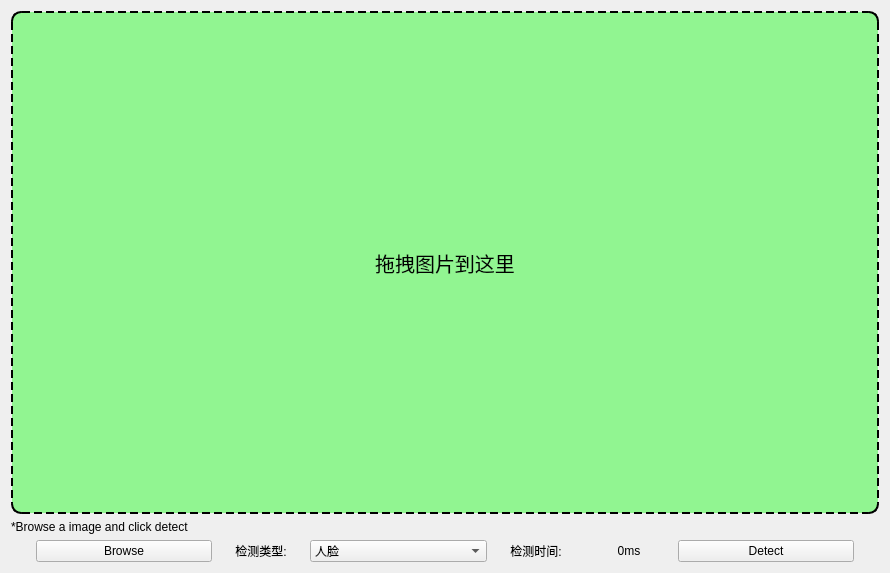
<?xml version="1.0" encoding="UTF-8"?>
<ui version="4.0">
 <class>ObjDetectClass</class>
 <widget class="QMainWindow" name="ObjDetectClass">
  <property name="geometry">
   <rect>
    <x>0</x>
    <y>0</y>
    <width>890</width>
    <height>573</height>
   </rect>
  </property>
  <property name="sizePolicy">
   <sizepolicy hsizetype="Expanding" vsizetype="Expanding">
    <horstretch>0</horstretch>
    <verstretch>0</verstretch>
   </sizepolicy>
  </property>
  <property name="minimumSize">
   <size>
    <width>750</width>
    <height>550</height>
   </size>
  </property>
  <property name="windowTitle">
   <string>目标检测Demo</string>
  </property>
  <widget class="QWidget" name="centralWidget">
   <property name="sizePolicy">
    <sizepolicy hsizetype="Expanding" vsizetype="Expanding">
     <horstretch>0</horstretch>
     <verstretch>0</verstretch>
    </sizepolicy>
   </property>
   <layout class="QVBoxLayout" name="verticalLayout">
    <item>
     <widget class="QLabel" name="image">
      <property name="sizePolicy">
       <sizepolicy hsizetype="Expanding" vsizetype="Expanding">
        <horstretch>0</horstretch>
        <verstretch>0</verstretch>
       </sizepolicy>
      </property>
      <property name="minimumSize">
       <size>
        <width>571</width>
        <height>0</height>
       </size>
      </property>
      <property name="styleSheet">
       <string notr="true">QLabel{
	font-size:20px;
	border:2px dashed black;
	border-radius:10px;
	background:rgba(0,255,0,100);
}</string>
      </property>
      <property name="text">
       <string>拖拽图片到这里</string>
      </property>
      <property name="alignment">
       <set>Qt::AlignCenter</set>
      </property>
     </widget>
    </item>
    <item>
     <widget class="QLabel" name="tip">
      <property name="sizePolicy">
       <sizepolicy hsizetype="Minimum" vsizetype="Minimum">
        <horstretch>0</horstretch>
        <verstretch>0</verstretch>
       </sizepolicy>
      </property>
      <property name="font">
       <font>
        <stylestrategy>PreferDefault</stylestrategy>
       </font>
      </property>
      <property name="text">
       <string>*Browse a image and click detect</string>
      </property>
     </widget>
    </item>
    <item>
     <layout class="QHBoxLayout" name="horizontalLayout" stretch="2,1,2,1,1,2">
      <property name="spacing">
       <number>5</number>
      </property>
      <property name="leftMargin">
       <number>25</number>
      </property>
      <property name="rightMargin">
       <number>25</number>
      </property>
      <item>
       <widget class="QPushButton" name="pushButton_1">
        <property name="sizePolicy">
         <sizepolicy hsizetype="Minimum" vsizetype="Minimum">
          <horstretch>0</horstretch>
          <verstretch>0</verstretch>
         </sizepolicy>
        </property>
        <property name="font">
         <font>
          <family>Arial</family>
          <pointsize>9</pointsize>
         </font>
        </property>
        <property name="text">
         <string>Browse</string>
        </property>
        <property name="iconSize">
         <size>
          <width>16</width>
          <height>16</height>
         </size>
        </property>
       </widget>
      </item>
      <item>
       <widget class="QLabel" name="checkStyle">
        <property name="sizePolicy">
         <sizepolicy hsizetype="Minimum" vsizetype="Minimum">
          <horstretch>0</horstretch>
          <verstretch>0</verstretch>
         </sizepolicy>
        </property>
        <property name="minimumSize">
         <size>
          <width>54</width>
          <height>0</height>
         </size>
        </property>
        <property name="layoutDirection">
         <enum>Qt::LeftToRight</enum>
        </property>
        <property name="text">
         <string>检测类型:</string>
        </property>
        <property name="alignment">
         <set>Qt::AlignCenter</set>
        </property>
       </widget>
      </item>
      <item>
       <widget class="QComboBox" name="comboBox">
        <property name="sizePolicy">
         <sizepolicy hsizetype="Minimum" vsizetype="Minimum">
          <horstretch>0</horstretch>
          <verstretch>0</verstretch>
         </sizepolicy>
        </property>
        <item>
         <property name="text">
          <string>人脸</string>
         </property>
        </item>
        <item>
         <property name="text">
          <string>行人</string>
         </property>
        </item>
       </widget>
      </item>
      <item>
       <widget class="QLabel" name="checkTime">
        <property name="sizePolicy">
         <sizepolicy hsizetype="Minimum" vsizetype="Minimum">
          <horstretch>0</horstretch>
          <verstretch>0</verstretch>
         </sizepolicy>
        </property>
        <property name="minimumSize">
         <size>
          <width>54</width>
          <height>0</height>
         </size>
        </property>
        <property name="layoutDirection">
         <enum>Qt::LeftToRight</enum>
        </property>
        <property name="text">
         <string>检测时间:</string>
        </property>
        <property name="alignment">
         <set>Qt::AlignCenter</set>
        </property>
       </widget>
      </item>
      <item>
       <widget class="QLabel" name="times">
        <property name="sizePolicy">
         <sizepolicy hsizetype="Minimum" vsizetype="Minimum">
          <horstretch>0</horstretch>
          <verstretch>0</verstretch>
         </sizepolicy>
        </property>
        <property name="text">
         <string>0ms</string>
        </property>
        <property name="alignment">
         <set>Qt::AlignCenter</set>
        </property>
       </widget>
      </item>
      <item>
       <widget class="QPushButton" name="pushButton_2">
        <property name="sizePolicy">
         <sizepolicy hsizetype="Minimum" vsizetype="Minimum">
          <horstretch>0</horstretch>
          <verstretch>0</verstretch>
         </sizepolicy>
        </property>
        <property name="font">
         <font>
          <family>Arial</family>
         </font>
        </property>
        <property name="text">
         <string>Detect</string>
        </property>
       </widget>
      </item>
     </layout>
    </item>
   </layout>
   <zorder>pushButton_1</zorder>
   <zorder>pushButton_2</zorder>
   <zorder>tip</zorder>
   <zorder>comboBox</zorder>
   <zorder>checkStyle</zorder>
   <zorder>checkTime</zorder>
   <zorder>times</zorder>
   <zorder>image</zorder>
  </widget>
 </widget>
 <layoutdefault spacing="6" margin="11"/>
 <resources>
  <include location="objdetect.qrc"/>
 </resources>
 <connections/>
</ui>
